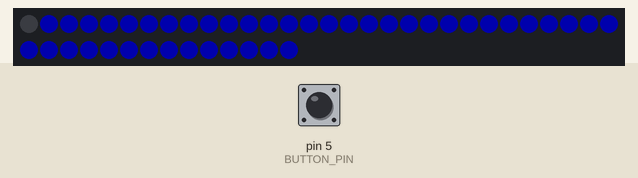
A sketch run on a simulated Arduino Uno, built with avr-gcc and run on an emulated ATmega328P. On the bench: 44 RGB LEDs in strip order, left to right, continuing on the next row. Inputs (shaded band) come from the test bench; at power-on: pin 5 (BUTTON_PIN) HIGH. Dim RGB values are drawn brighter than linear.

Above: at 5.6 s.
5.7 s: pin 5 (BUTTON_PIN) pulled LOW for 0.85 s
At 7.8 s:
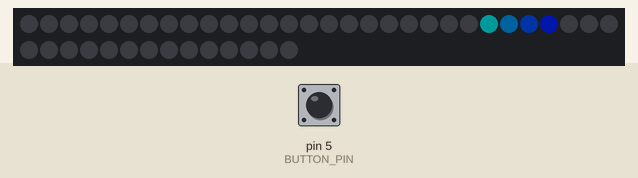
8.7 s: pin 5 (BUTTON_PIN) pulled LOW for 0.85 s
At 10.36 s:
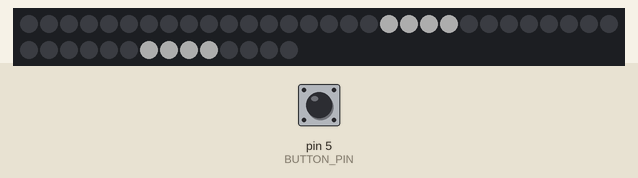
11.0 s: pin 5 (BUTTON_PIN) pulled LOW for 3.2 s
At 14.43 s:
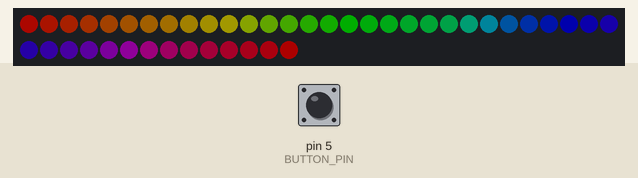
16.7 s: pin 5 (BUTTON_PIN) pulled LOW for 0.85 s
At 17.65 s:
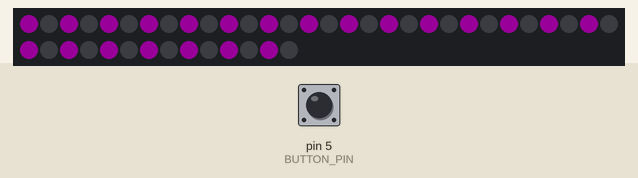
19.6 s: pin 5 (BUTTON_PIN) pulled LOW for 0.85 s
At 22.3 s:
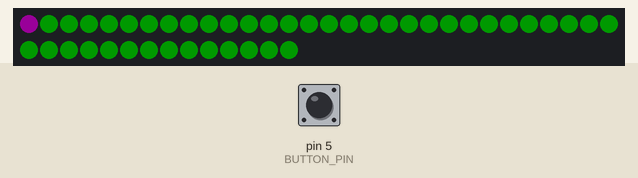
22.7 s: pin 5 (BUTTON_PIN) pulled LOW for 3.2 s
At 26.67 s:
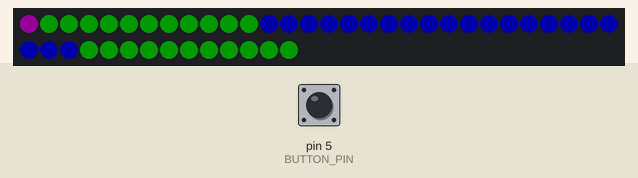
Timing chart, 0 to 28.2 s (numbered marks = the images above; inputs shaded):
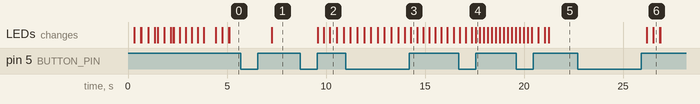

The sketch:

krasofka_project.ino
```cpp
#include <FastLED.h>
#define LED_PIN         3
#define LED_COUNT       44
#define SNAKE_LENGTH    4
#define NUM_SNAKES      10 // Maximum number of snakes
#define BRIGHTNESS      50
#define LED_TYPE        WS2812
#define COLOR_ORDER     GRB
#define BUTTON_PIN      5 // Define the pin connected to the button

CRGB leds[LED_COUNT];
CRGBPalette16 currentPalette; // Palette for color spectrum
bool isOn = true; // Initial state is ON
bool buttonState = false; // Initialize button state
bool lastButtonState = false; // Initialize last button state
unsigned long lastDebounceTime = 0; // Initialize debounce time
unsigned long debounceDelay = 50; // Set debounce delay time in milliseconds
int ff =0;
// Enumerate modes
enum Mode {
  MOVE_SNAKES,
  RUNNER,
  RAINBOW,
  TOGGLE_LEDS,
  FILL_GREEN,
  FILL_BLUE,
  NUM_MODES // Number of modes
};

Mode currentMode = FILL_BLUE; // Initial mode is MOVE_SNAKES

struct Snake {
  int position;
  int direction;
  bool isActive;
};

Snake allSnakes[6]; // Maximum 3 snakes at a time
unsigned long lastSnakeTime2 = 0; // Time when the last snake was added
unsigned long snakeInterval2 = 300; // Interval between adding snakes (in milliseconds)

void setup() {
    FastLED.addLeds<LED_TYPE, LED_PIN, COLOR_ORDER>(leds, LED_COUNT);
    FastLED.setBrightness(BRIGHTNESS);
    pinMode(BUTTON_PIN, INPUT); // Set the button pin as input with internal pull-up resistor

    fillFromMiddle(CRGB::White); // Fills from the middle, turning on LEDs one by one towards both ends
    delay(100);
    fillFromMiddle2(CRGB::Black);
    delay(100);
    fillFromMiddle(CRGB::White); // Fills from the middle, turning on LEDs one by one towards both ends
    delay(10);
    blinkThreeTimes(CRGB::White);
    delay(300);
}

void loop() {
  // Read the button state
  int reading = digitalRead(BUTTON_PIN);
  if( reading==0 && ff==0){
    ff=1;
  }

  // Check if the button state has changed
      if (reading == HIGH && ff==1) { // Check if the button is pressed
        // Increment the current mode and wrap around if necessary
        ff=0;
        currentMode = static_cast<Mode>((currentMode + 1) % NUM_MODES);
  }

  // Call the appropriate mode function based on the current mode
  switch (currentMode) {
    case MOVE_SNAKES:
      moveSnakes();
      break;
    case RUNNER:
      runner();
      break;
    case RAINBOW:
      rainbow();
      break;
    case TOGGLE_LEDS:
      toggleLeds();
      break;
    case FILL_GREEN:
      fillFromMiddle(CRGB::Green);
     // delay(100);
      break;
    case FILL_BLUE:
      fillFromMiddle(CRGB::Blue);
      //delay(100);
      break;
    default:
      break;
  }
 // delay(100);
}

void fillFromMiddle(CRGB color) {
    int middleLED = LED_COUNT / 2;
    int startIndex = middleLED;
    int endIndex = middleLED;

    while (startIndex >= 0 && endIndex < LED_COUNT) {
        leds[startIndex] = color;
        leds[endIndex] = color;
        startIndex--;
        endIndex++;
        FastLED.show();
        delay(30); // Adjust speed of filling effect
    }
}

void fillFromMiddle2(CRGB color) {
    int startIndex = 0;
    int endIndex = LED_COUNT - 1;

    while (startIndex <= endIndex) {
        leds[startIndex] = color;
        leds[endIndex] = color;
        startIndex++;
        endIndex--;
        FastLED.show();
        delay(30); // Adjust speed of filling effect
    }
}

void blinkThreeTimes(CRGB color) {
    for (int i = 0; i < 3; i++) {
        // Turn on all LEDs
        fill_all(color);
        FastLED.show();
        delay(300); // Adjust duration of LED being ON

        // Turn off all LEDs
        fill_all(CRGB::Black);

        delay(300); // Adjust duration of LED being OFF
    }
}

void fill_all(CRGB color) {
    for (int i = -1; i < LED_COUNT; i++) {
        leds[i] = color;
    }
    FastLED.show();
}

void moveSnakes() {
    struct Snake {
    int position;
    int direction;
    bool active;
  };

  Snake snakes[NUM_SNAKES]; // Maximum number of snakes at a time
  unsigned long lastSnakeTime = 0; // Time when the last snake was added
  unsigned long snakeInterval = 300; // Interval between adding snakes (in milliseconds)
  int loopCounter = 0; // Counter to track the number of loops completed
// (continued from previous code)

  int colorChangeInterval = 3; // Color change interval in loops

  // Initialize the current palette with a color spectrum
  currentPalette = RainbowColors_p;

  unsigned long currentTime = millis();

  // Add a new snake if the interval has passed and we haven't reached the maximum number of snakes
  if (currentTime - lastSnakeTime >= snakeInterval) {
    for (int i = 0; i < NUM_SNAKES; i++) {
      if (!snakes[i].active) {
        // Initialize new snake
        snakes[i].position = LED_COUNT / 2;
        snakes[i].direction = (i % 2 == 0) ? 1 : -1; // Alternate direction for each snake
        snakes[i].active = true;
        lastSnakeTime = currentTime;
        break;
      }
    }
  }

  // Move the snakes
  for (int i = 0; i < LED_COUNT; i++) {
    leds[i] = CRGB(0, 0, 0); // Clear all LEDs
  }
  for (int i = 0; i < NUM_SNAKES; i++) {
    if (snakes[i].active) {
      snakes[i].position += snakes[i].direction;

      // Deactivate the snake if it reaches the end
      if (snakes[i].position >= LED_COUNT - SNAKE_LENGTH || snakes[i].position < 0) {
        snakes[i].active = false;
      } else {
        // Update the LEDs for the snake
        for (int j = 0; j < SNAKE_LENGTH; j++) {
          int pos = snakes[i].position + (snakes[i].direction * j);
          if (pos >= 0 && pos < LED_COUNT) {
            leds[pos] = ColorFromPalette(currentPalette, map(pos, 0, LED_COUNT - 1, 0, 255)); // Use palette colors for snake LEDs
          }
        }
      }
    }
  }

  FastLED.show();

  // Increment the loop counter and change the color palette if the color change interval is reached
  loopCounter++;
  if (loopCounter >= colorChangeInterval) {
    loopCounter = 0; // Reset the loop counter
    // Change color palette
    static uint8_t startIndex = 0;
    startIndex += 8; // Increase to change color faster
    for (int i = 0; i < 16; i++) {
      currentPalette[i] = ColorFromPalette(RainbowColors_p, startIndex + i * 16);
    }
  }

  delay(30); // Adjust the speed of the animation by changing the delay time
}
void runner(){
  unsigned long currentTime = millis();

  // Add a new snake if the interval has passed and we have fewer than 3 active snakes
  if (currentTime - lastSnakeTime2 >= snakeInterval2) {
    for (int i = 0; i < 3; i++) {
      if (!allSnakes[i].isActive) {
        // Initialize new snake
        allSnakes[i].position = 0;
        allSnakes[i].direction = 1; // Initial direction: right
        allSnakes[i].isActive = true;
        lastSnakeTime2 = currentTime;
        break;
      }
    }
  }

  // Move the snakes
  for (int i = 0; i < 3; i++) {
    if (allSnakes[i].isActive) {
      allSnakes[i].position += allSnakes[i].direction;

      // Deactivate the snake if it reaches the end
      if (allSnakes[i].position >= LED_COUNT - SNAKE_LENGTH) {
        allSnakes[i].isActive = false;
      }
    }
  }

  // Update the LEDs
  for (int i = 0; i < LED_COUNT; i++) {
    int brightness = 0;
    for (int j = 0; j < 6; j++) {
      if (allSnakes[j].isActive && i >= allSnakes[j].position && i < allSnakes[j].position + SNAKE_LENGTH) {
        brightness = 255; // Turn on the snake LEDs
        break; // Exit the loop if the LED is part of any active snake
      }
    }
    leds[i] = CRGB(brightness, brightness, brightness);
  }

  FastLED.show();
  delay(15); // Adjust the speed of the animation by changing the delay time
}
void rainbow() {
  static uint8_t hue = 0;
  for (int i = 0; i < LED_COUNT; i++) {
    leds[i] = CHSV(hue + (i * 255 / LED_COUNT), 255, 255);
  }
  hue++;
    FastLED.show();
  delay(10);
}
void toggleLeds() {
  for (int i = 0; i < LED_COUNT; i++) {
    if (i % 2 == 0) {
      leds[i] = isOn ? CRGB::Purple : CRGB::Black; // Toggle even-indexed LEDs
    } else {
      leds[i] = isOn ? CRGB::Black : CRGB::Purple; // Toggle odd-indexed LEDs
    }
  }
  isOn = !isOn; // Toggle the state for the next loop
  FastLED.show();
  delay(200); }
```

Measured:
- after the input at 5.7 s, the LEDs: change after 1.5 s (image 1)
- after the input at 8.7 s, the LEDs: first change after 0.87 s (image 2 shows a later state)
- after the input at 11.0 s, the LEDs: first differ from a run without the input after 3.3 s (image 3)
- after the input at 16.7 s, the LEDs: first differ from a run without the input after 0.85 s (image 4)
- after the input at 22.7 s, the LEDs: first change after 3.5 s (image 6 shows a later state)
